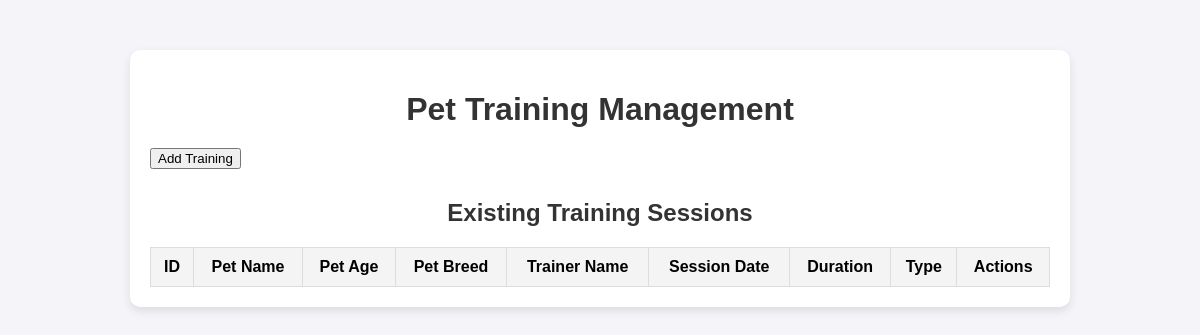
Page /training on the earlier database version.
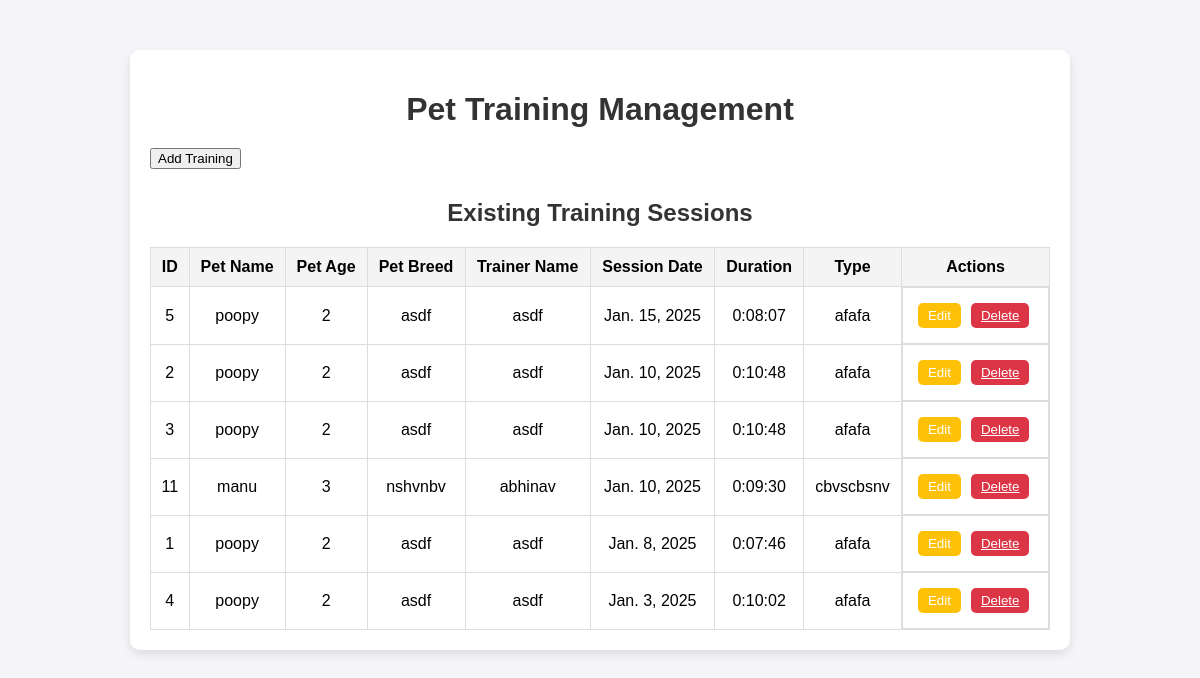
Same page on the later database version.
### petpalaceapp/models.py (models this page shows, shortened)
class PetTrainingData(models.Model):
    pet_name = models.CharField(max_length=50)
    pet_age = models.PositiveIntegerField(default=0)
    pet_breed = models.CharField(max_length=150,null=True,blank=True)
    trainer_name = models.CharField(max_length=100,null=True,blank=True)
    session_date = models.DateField()
    session_duration = models.DurationField(help_text="Duration of the session (hh:mm:ss)")
    training_type = models.CharField(max_length=100, help_text="e.g., Obedience, Agility, Behavioral")
    created_at = models.DateTimeField(auto_now_add=True)
    class Meta:
        verbose_name = "Pet Training Data"
        verbose_name_plural = "Pet Training Data"
        ordering = ['-session_date']

### petpalaceapp/views.py (the view)
# urls.py: path('training', views.training, name='training'),
def training(request):
    training=PetTrainingData.objects.all()
    return render(request, 'petpalaceapp/training.html',{'training_data':training})

### petpalaceapp/templates/petpalaceapp/training.html (shortened to what this page needs)
<!DOCTYPE html>
<html lang="en">
    {% load static %}
<head>
</head>
<body>
    <div class="container">
        <h1>Pet Training Management</h1>
        <div class="form-section">
            <button id="showFormButton">Add Training</button>
        </div>
        <div class="records-section">
            <h2>Existing Training Sessions</h2>
            <table>
                <thead>
                    <tr>
                        <th>ID</th>
                        <th>Pet Name</th>
                        <th>Pet Age</th>
                        <th>Pet Breed</th>
                        <th>Trainer Name</th>
                        <th>Session Date</th>
                        <th>Duration</th>
                        <th>Type</th>
                        <th>Actions</th>
                    </tr>
                </thead>
                <tbody id="trainingRecords">
                    {% for item in training_data %}
                    <tr>
                        <td>{{item.id}}</td>
                        <td>{{item.pet_name}}</td>
                        <td>{{item.pet_age}}</td>
                        <td>{{item.pet_breed}}</td>
                        <td>{{item.trainer_name}}</td>
                        <td>{{item.session_date}}</td>
                        <td>{{item.session_duration}}</td>
                        <td>{{item.training_type}}</td>
                        <td class="actions">
                            <button class="edit"
                            onclick="openEditForm(
                                {{ item.id }},
                                '{{ item.pet_name }}',
                                {{ item.pet_age }},
                                '{{ item.pet_breed }}',
                                '{{ item.trainer_name }}',
                                '{{ item.session_date|date:'Y-m-d' }}',
                                '{{ item.session_duration|time:'H:i:s' }}',
                                '{{ item.training_type }}'
                            )">Edit</button>
                            <button class="delete"><a href="{% url 'training_delete' item.id  %}" class="delete">Delete</a></button>
                        </td>
                    </tr>
                    {% endfor %}
                </tbody>
            </table>
        </div>
    </div>
</body>
</html>

Differences in the rows shown:
added PetTrainingData: id "5", pet_name "poopy", pet_age "2", pet_breed "asdf", trainer_name "asdf", session_date "Jan. 15, 2025", session_duration "0:08:07", training_type "afafa"
added PetTrainingData: id "2", pet_name "poopy", pet_age "2", pet_breed "asdf", trainer_name "asdf", session_date "Jan. 10, 2025", session_duration "0:10:48", training_type "afafa"
added PetTrainingData: id "3", pet_name "poopy", pet_age "2", pet_breed "asdf", trainer_name "asdf", session_date "Jan. 10, 2025", session_duration "0:10:48", training_type "afafa"
added PetTrainingData: id "11", pet_name "manu", pet_age "3", pet_breed "nshvnbv", trainer_name "abhinav", session_date "Jan. 10, 2025", session_duration "0:09:30", training_type "cbvscbsnv"
added PetTrainingData: id "1", pet_name "poopy", pet_age "2", pet_breed "asdf", trainer_name "asdf", session_date "Jan. 8, 2025", session_duration "0:07:46", training_type "afafa"
added PetTrainingData: id "4", pet_name "poopy", pet_age "2", pet_breed "asdf", trainer_name "asdf", session_date "Jan. 3, 2025", session_duration "0:10:02", training_type "afafa"
